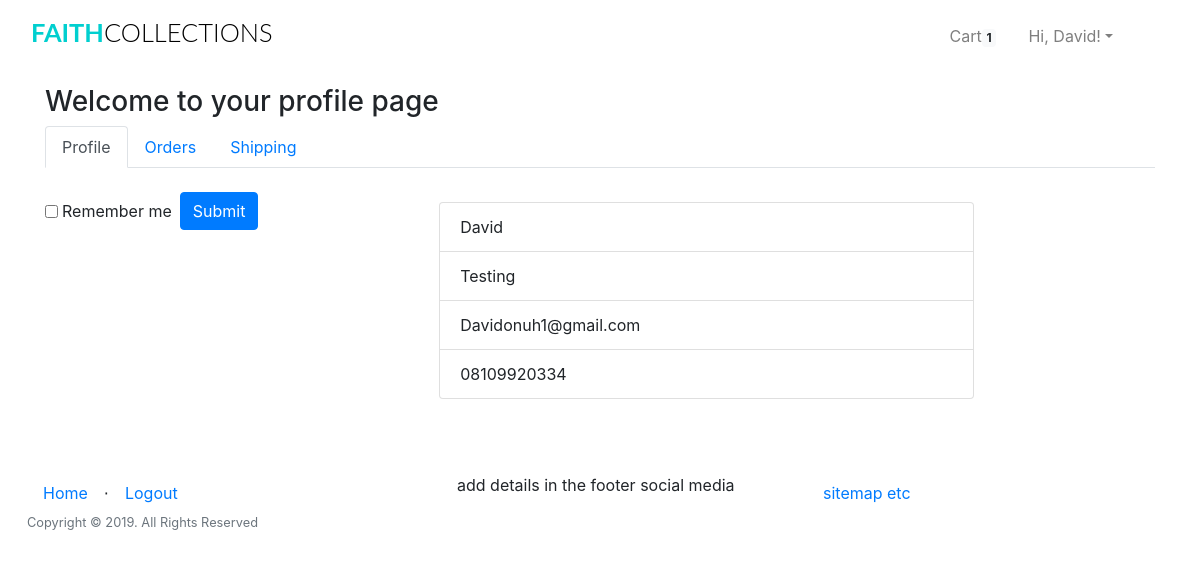
The app's page /profile/ (signed in) with its own data.
### app/models.py (models this page shows, shortened)
class User(UserMixin, db.Model):
	__tablename__="user"
	id = db.Column(db.Integer, primary_key=True)
	firstname = db.Column(db.String(24), index=True)
	lastname = db.Column(db.String(24), index=True)
	email = db.Column(db.String(50), index=True, unique=True)
	password_hash = db.Column(db.String)
	phonenumber = db.Column(db.String(18), index=True, unique=True)
	is_admin = db.Column(db.Boolean, default = False)
	order = db.relationship("Order", backref='ordered_products')
	kart = db.relationship('Kart', uselist=False, backref='user_kart')
	shipping_info = db.relationship('ShippingInfo', backref='shipping',lazy='dynamic')

### app/users/routes.py (the view, shortened to what this page needs)
@users.route('/profile/', methods = ["GET", "POST"])
def profile():
	if current_user.is_anonymous:
		count = 0
		user = 0
	else:
		user = current_user.id
		count = Kart.query.filter_by(user_id =user).count()
		order = Order.query.filter_by(user_id = user)
		items = Kart.query.filter_by(user_id=user).all()
	form = ShippingForm()
	shipping = ShippingInfo.query.all()
	return render_template('users/profile.html', title = "Account page",form=form,
	shipping = shipping, count=count, order = order,items=items)

### app/users/forms.py
class ShippingForm(FlaskForm):
    address1 = StringField('Primary Address',validators=[DataRequired()])
    address2 = StringField('Secondary Address', validators=[DataRequired()])
    postcode = IntegerField('Postal code', validators=[DataRequired()])
    city = StringField('City', validators=[DataRequired()])
    state = StringField('State', validators=[DataRequired()])
    submit = SubmitField('Submit')

### app/models.py (called while the page is built)
@login_manager.user_loader
def load_user(id):
    return User.query.get(int(id))

### app/templates/users/profile.html (shortened to what this page needs)
{% extends "base.html" %}
{% block body %}
<h3>
        Welcome to your profile page
</h3>
<nav>
        <div class="nav nav-tabs" id="nav-tab" role="tablist">
                <a class="nav-item nav-link active" id="nav-home-tab" data-toggle="tab" href="#nav-home" role="tab" aria-controls="nav-home" aria-selected="true">Profile</a>
                <a class="nav-item nav-link" id="nav-profile-tab" data-toggle="tab" href="#nav-profile" role="tab" aria-controls="nav-profile" aria-selected="false">Orders</a>
                <a class="nav-item nav-link" id="nav-contact-tab" data-toggle="tab" href="#nav-contact" role="tab" aria-controls="nav-contact" aria-selected="false">Shipping</a>
        </div>
</nav>
<div class="tab-content" id="nav-tabContent mb-5">
<div class="tab-pane fade show active " id="nav-home" role="tabpanel" aria-labelledby="nav-home-tab">
                <form class="form-inline float-left">
                                <div class="form-check mb-2 mr-sm-2">
                                  <input class="form-check-input" type="checkbox" id="inlineFormCheck">
                                  <label class="form-check-label" for="inlineFormCheck">
                                    Remember me
                                  </label>
                                </div>
                                <button type="submit" class="btn btn-primary mb-2">Submit</button>
                </form>
                <ul class="list-group mt-4 center">
                        <li class="list-group-item">{{current_user.firstname }}</li>
                        <li class="list-group-item">{{current_user.lastname }}</li>
                        <li class="list-group-item">{{ current_user.email }}</li>
                        <li class="list-group-item">{{current_user.phonenumber }}</li>
                </ul>
</div>
</div>
{% endblock %}

### app/templates/base.html (shortened to what this page needs)
<html>
    <head>
        <link href="{{ url_for('static', filename='css/bootstrap.min.css') }}"rel="stylesheet">
        <link href="{{ url_for('static', filename='css/st.css') }}"rel="stylesheet">
    </head>
    <body>
            <div class="container-fluid mt-1 mb-3">
                <nav class="navbar navbar-expand-lg navbar-light">
                    <h1 class="brand_name">
                        <a class="navbar-brand" href="{{ url_for('home.homepage') }}">Faith<span>Collections</span></a>
                    </h1>
                    <div class="collapse navbar-collapse" id="navbarTogglerDemo03">
                    <ul class="navbar-nav ml-auto mr-5 mt-2 mt-lg-0">
                            {% if current_user.is_authenticated %}
                            {% if current_user.is_admin %}
                            <li class="nav-item ml-3">
                              <a class="nav-link active" href="{{ url_for('home.admin_dashboard') }}">Dashboard</a>
                            </li>
                            <li class="nav-item ml-3">
                              <a class="nav-link" href="{{ url_for('admin.list_categories') }}">Categories</a>
                            </li>
                            <li class="nav-item ml-3">
                              <a class="nav-link" href="{{ url_for('admin.list_products') }}">Products</a>
                            </li>
                            <li class="nav-item ml-3">
                              <a class="nav-link" href="{{ url_for('admin.list_orders') }}" >Orders</a>
                            </li>
                            {% else %}
                              <li class="nav-item ml-3">
                                <a class="nav-link" href="{{ url_for('users.cart') }}">Cart<span class="badge badge-light">{{ count }}</span></a>
                              </li>
                              {% endif %}
                              <li class="nav-item dropdown ml-3">
                                    <a class="nav-link dropdown-toggle" data-toggle="dropdown" href="#" role="button" aria-haspopup="true" aria-expanded="false">
                                        Hi, {{ current_user.firstname }}!</a>
                                  </li>
                                    {% endif %}
                    </ul>
                    </div>
                </nav>
            </div>
    <div class=" container">
            {% block body %}
            {% endblock %}
    </div>
    <div class="push"></div>
    <div class="container-fluid">
        <footer>
                <div class="row">
                        <div class="col">
                                <ul class="nav">
                                    <li class=" nav-item" ><a class="nav-link" href="{{ url_for('home.homepage') }}">Home</a></li>
                                    <li class="footer-menu-divider mt-2">⋅</li>
                                    {% if current_user.is_authenticated %}
                                        <li class=" nav-item" ><a class="nav-link" href="{{ url_for('auth.logout') }}">Logout</a></li>
                                    {% else %}
                                        <li class=" nav-item" ><a class="nav-link" href="{{ url_for('auth.register') }}">Register</a></li>
                                        <li class="footer-menu-divider mt-2">⋅</li>
                                        <li class=" nav-item" ><a class="nav-link" href="{{ url_for('auth.login') }}">Login</a></li>
                                    {% endif %}
                                </ul>
                                <p class="copyright text-muted small">Copyright © 2019. All Rights Reserved</p>
                        </div>
                        <div class="col">
                                <ul class="d-inline-block">
                                 <li class="d-inline-block">add details in the footer</li>
                                 <li class="d-inline-block">social media</li>
                                </ul>
                        </div>
                        <div class="col">
                            <ul class="nav">
                            <li class="d-inline-block"><a class="nav-link" href="#">sitemap etc</a></li>
                            </ul>
                        </div>
                </div>
        </footer>
    </div>
    </body>
</html>

### app/static/css/st.css (style rules this page uses)
.brand_name .navbar-brand { font-size:1.59rem; text-transform: uppercase; font-family: 'Lato', sans-serif; font-weight: 700; color: #333; }
.brand_name >.navbar-brand { color:#01CFCF; text-decoration: none; }
.brand_name >.navbar-brand span { color: #000; font-weight: 300; }
.push { height:4em; }
.center { margin: auto; width: 50%; padding: 10px; }
.row { margin-left: auto; margin-right: auto; margin-bottom: 20px; }
.row:after { content: ""; display: table; clear: both; }
.row .col { float: left; -webkit-box-sizing: border-box; box-sizing: border-box; padding: 0 0.75rem; min-height: 1px; }

### records on screen
User: firstname "David", lastname "Testing", email "Davidonuh1@gmail.com", phonenumber "08109920334"

### other values on screen
{{ count }} "1"
